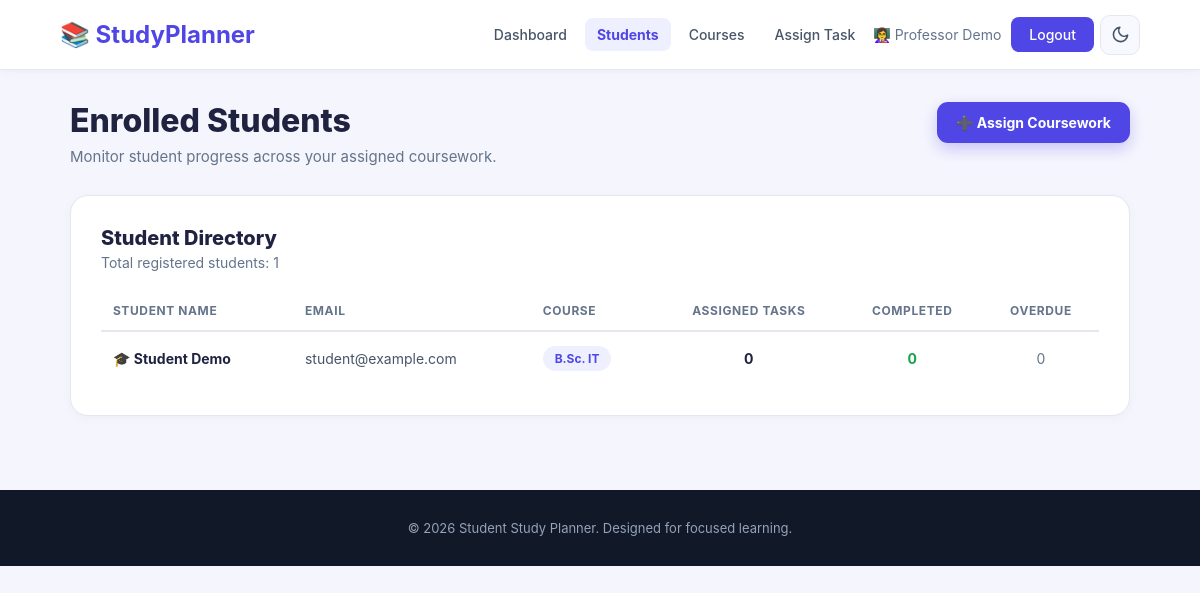
The page /teacher_students.php (signed in) on the database its author committed.
### tables this page shows
CREATE TABLE IF NOT EXISTS `users` (
  `id` int(11) NOT NULL AUTO_INCREMENT,
  `name` varchar(100) NOT NULL,
  `email` varchar(100) NOT NULL,
  `course` varchar(100) DEFAULT NULL,
  `password` varchar(255) NOT NULL,
  `daily_study_hours` decimal(3,1) NOT NULL DEFAULT 3.0,
  `failed_login_attempts` int(11) NOT NULL DEFAULT 0,
  `lockout_until` datetime DEFAULT NULL,
  `created_at` timestamp NOT NULL DEFAULT current_timestamp(),
  PRIMARY KEY (`id`),
  UNIQUE KEY `uq_users_email` (`email`)
);

### includes/auth.php (called while the page is built, shortened)
<?php
function require_teacher_login(): int {
    return (int)$_SESSION['teacher_id'];
}

### includes/functions.php (called while the page is built, shortened)
<?php
function e(?string $value): string {
    return htmlspecialchars($value ?? '', ENT_QUOTES, 'UTF-8');
}

### teacher_students.php (the view, shortened to what this page needs)
<?php
require_once __DIR__ . '/config/database.php';
require_once __DIR__ . '/includes/auth.php';
require_once __DIR__ . '/includes/functions.php';
$teacherId = require_teacher_login();
$stmt = $conn->prepare("
    SELECT u.id, u.name, u.email, u.course, u.created_at,
           COUNT(tt.id) AS total_assigned,
           SUM(CASE WHEN tt.status = 'completed' THEN 1 ELSE 0 END) AS completed_assigned,
           SUM(CASE WHEN tt.status = 'pending' AND tt.due_date < CURDATE() THEN 1 ELSE 0 END) AS overdue_count
    FROM users u
    LEFT JOIN teacher_tasks tt ON u.id = tt.student_id AND tt.teacher_id = ?
    GROUP BY u.id, u.name, u.email, u.course, u.created_at
    ORDER BY u.name ASC
");
$stmt->bind_param("i", $teacherId);
$stmt->execute();
$students = $stmt->get_result();
include __DIR__ . '/includes/header.php';
?>
<div class="tp-page">
    <div class="tp-head">
        <div>
            <h1>Enrolled Students</h1>
            <p>Monitor student progress across your assigned coursework.</p>
        </div>
        <div class="tp-head-actions">
            <a href="teacher_assign_task.php" class="sp-btn sp-btn-primary">➕ Assign Coursework</a>
        </div>
    </div>
    <section class="tp-card" style="margin-top: 26px;">
        <div class="tp-card-head">
            <div>
                <div class="tp-card-title">Student Directory</div>
                <div class="tp-card-sub">Total registered students: <?php echo $students->num_rows; ?></div>
            </div>
        </div>
        <?php if ($students->num_rows > 0): ?>
            <div class="tp-table-wrap">
                <table class="tp-table">
                    <thead>
                        <tr>
                            <th>Student Name</th>
                            <th>Email</th>
                            <th>Course</th>
                            <th class="tp-center">Assigned Tasks</th>
                            <th class="tp-center">Completed</th>
                            <th class="tp-center">Overdue</th>
                        </tr>
                    </thead>
                    <tbody>
                        <?php while ($row = $students->fetch_assoc()): ?>
                            <tr>
                                <td class="tp-strong">🎓 <?php echo e($row['name']); ?></td>
                                <td><?php echo e($row['email']); ?></td>
                                <td><span class="sp-chip sp-chip-soft"><?php echo e($row['course'] ?? 'Undeclared'); ?></span></td>
                                <td class="tp-center tp-strong"><?php echo (int)$row['total_assigned']; ?></td>
                                <td class="tp-center tp-good"><?php echo (int)$row['completed_assigned']; ?></td>
                                <td class="tp-center">
                                    <?php if ((int)$row['overdue_count'] > 0): ?>
                                        <span class="sp-pill sp-pill-over">⚠️ <?php echo (int)$row['overdue_count']; ?></span>
                                    <?php else: ?>
                                        <span class="tp-zero">0</span>
                                    <?php endif; ?>
                                </td>
                            </tr>
                        <?php endwhile; ?>
                    </tbody>
                </table>
            </div>
        <?php endif; ?>
    </section>
</div>
<?php
include __DIR__ . '/includes/footer.php';
?>

### css/style.css (style rules this page uses)
* { margin: 0; padding: 0; box-sizing: border-box; }
body { font-family: Arial, sans-serif; background: #f7f8ff; color: #222; }

### css/theme.css (style rules this page uses)
:root { --bg: #f5f6fd; --surface: #ffffff; --surface-2: #f8f9ff; --surface-3: #eef0ff; --border: #e5e7f0; --text: #1f2340; --text-2: #475569; --muted: #64748b; --primary: #4f46e5; --primary-600: #4338ca; --primary-soft: #eef0ff; --primary-text: #4f46e5; --input-bg: #ffffff; --shadow: 0 6px 24px rgba(50, 50, 100, 0.07); --shadow-sm: 0 2px 8px rgba(50, 50, 100, 0.05); --green: #16a34a; --green-soft: #e8f8ee; --orange: #ea580c; --orange-soft: #fff1e6; --blue: #2563eb; --blue-soft: #e8f0ff; --red: #dc2626; --red-soft: #fee2e2; --amber: #d97706; --amber-soft: #fff4df; --chart-grid: rgba(100, 116, 139, 0.15); --chart-text: #64748b; color-scheme: light; }
body { background: var(--bg); color: var(--text); font-family: "Inter", "Segoe UI", system-ui, -apple-system, Arial, sans-serif; transition: background 0.25s ease, color 0.25s ease; -webkit-font-smoothing: antialiased; }
.sp-btn { display: inline-flex; align-items: center; justify-content: center; gap: 8px; padding: 11px 18px; border-radius: 11px; border: 1px solid transparent; font-size: 14px; font-weight: 700; font-family: inherit; text-decoration: none; cursor: pointer; transition: transform 0.15s, box-shadow 0.15s, background 0.15s; }
.sp-btn-primary { background: var(--primary); color: #fff; box-shadow: 0 6px 16px rgba(79, 70, 229, 0.28); }
.sp-chip { display: inline-flex; align-items: center; gap: 6px; padding: 5px 12px; border-radius: 99px; font-size: 12px; font-weight: 700; }
.sp-chip-soft { background: var(--primary-soft); color: var(--primary-text); }
.tp-page { width: 100%; max-width: 1180px; margin: 0 auto; padding: 32px 5% 24px; }
.tp-head { display: flex; justify-content: space-between; align-items: flex-start; flex-wrap: wrap; gap: 16px; }
.tp-head h1 { font-size: 32px; font-weight: 800; line-height: 1.2; color: var(--text); margin-bottom: 6px; }
.tp-head p { font-size: 15px; color: var(--muted); max-width: 640px; line-height: 1.5; }
.tp-head-actions { display: flex; gap: 10px; flex-wrap: wrap; }
.tp-card { background: var(--surface); border: 1px solid var(--border); border-radius: 18px; padding: 30px; box-shadow: var(--shadow-sm); }
.tp-card-title { font-size: 20px; font-weight: 800; color: var(--text); }
.tp-card-sub { font-size: 14px; color: var(--muted); margin-top: 4px; }
.tp-card-head { display: flex; justify-content: space-between; align-items: center; flex-wrap: wrap; gap: 12px; margin-bottom: 20px; }
.tp-table-wrap { overflow-x: auto; }
.tp-table { width: 100%; border-collapse: collapse; text-align: left; font-size: 14px; }
.tp-table th { padding: 12px 12px; font-size: 12px; font-weight: 700; letter-spacing: 0.05em; text-transform: uppercase; color: var(--muted); border-bottom: 2px solid var(--border); white-space: nowrap; }
.tp-table td { padding: 14px 12px; border-bottom: 1px solid var(--border); color: var(--text-2); vertical-align: middle; }
.tp-table tr:last-child td { border-bottom: none; }
.tp-table .tp-strong { font-weight: 700; color: var(--text); }
.tp-table .tp-center, .tp-table th.tp-center { text-align: center; }
.tp-table .tp-good { color: var(--green); font-weight: 700; }
.tp-table .tp-zero { color: var(--muted); }

### rows shown on the page
users: name "Student Demo", email "student@example.com", course "B.Sc. IT", total_assigned "0", completed_assigned "0"

### other values the page prints
$_SESSION['teacher_name'] "Professor Demo"
$students->num_rows "1"
